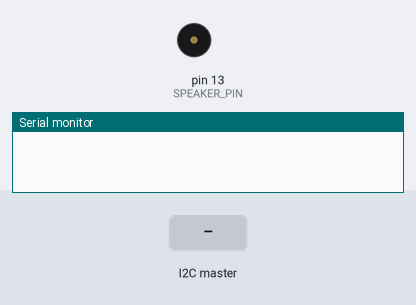
The sketch below on a simulated Arduino Uno, built with avr-gcc and run on an emulated ATmega328P. Parts: buzzer (waves = sounding), the last lines printed to the serial monitor. The inputs (shaded band) are chosen by the test bench.

Above: at 1.2 s.
1.3 s: the I2C master sends the byte 1
At 2.1 s:
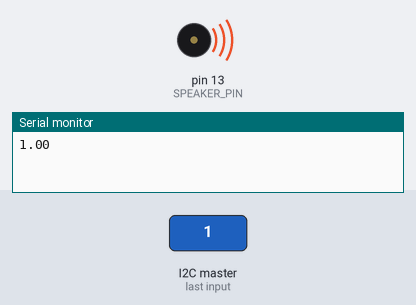
2.8 s: the I2C master sends the byte 0
At 3.3 s:
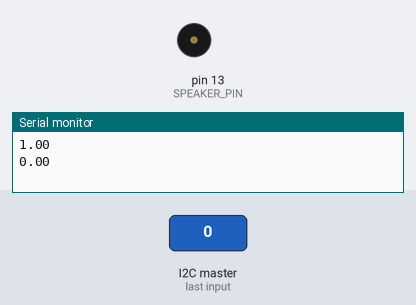
4.3 s: the I2C master sends the byte 2
At 5.6 s:
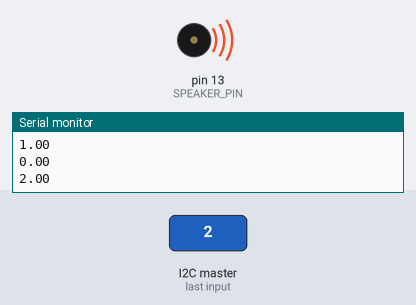
Timing chart, 0 to 7.3 s (numbered marks = the images above; inputs shaded):
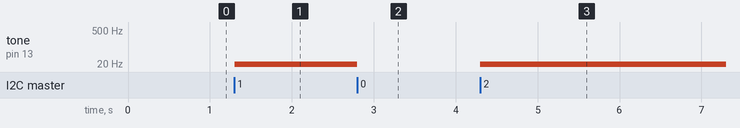

The sketch:

child1_old_test_int_note.ino
```cpp
#include <Wire.h>
float note = 440;
#define SPEAKER_PIN 13

void setup() {
  pinMode(SPEAKER_PIN, OUTPUT);
  Wire.begin(0x04);  // join I2C bus as child device #4
  Wire.onReceive(receiveEvent);  // register event
  Serial.begin(9600);
}

void loop() {
  delay(100);
}

// function that executes whenever data is received from parent
void receiveEvent(int howMany) {
  while (Wire.available()) {
    note = Wire.read();  // read the incoming byte
    Serial.println(note);
    tone(SPEAKER_PIN, note);  // play tone on speaker
  }
}
```

Measured:
- after the input at 1.3 s, tone on pin 13 (SPEAKER_PIN): silent → 1 Hz at once
- after the input at 2.8 s, tone on pin 13 (SPEAKER_PIN): 1 Hz → silent at once
- after the input at 4.3 s, tone on pin 13 (SPEAKER_PIN): silent → 2 Hz at once
